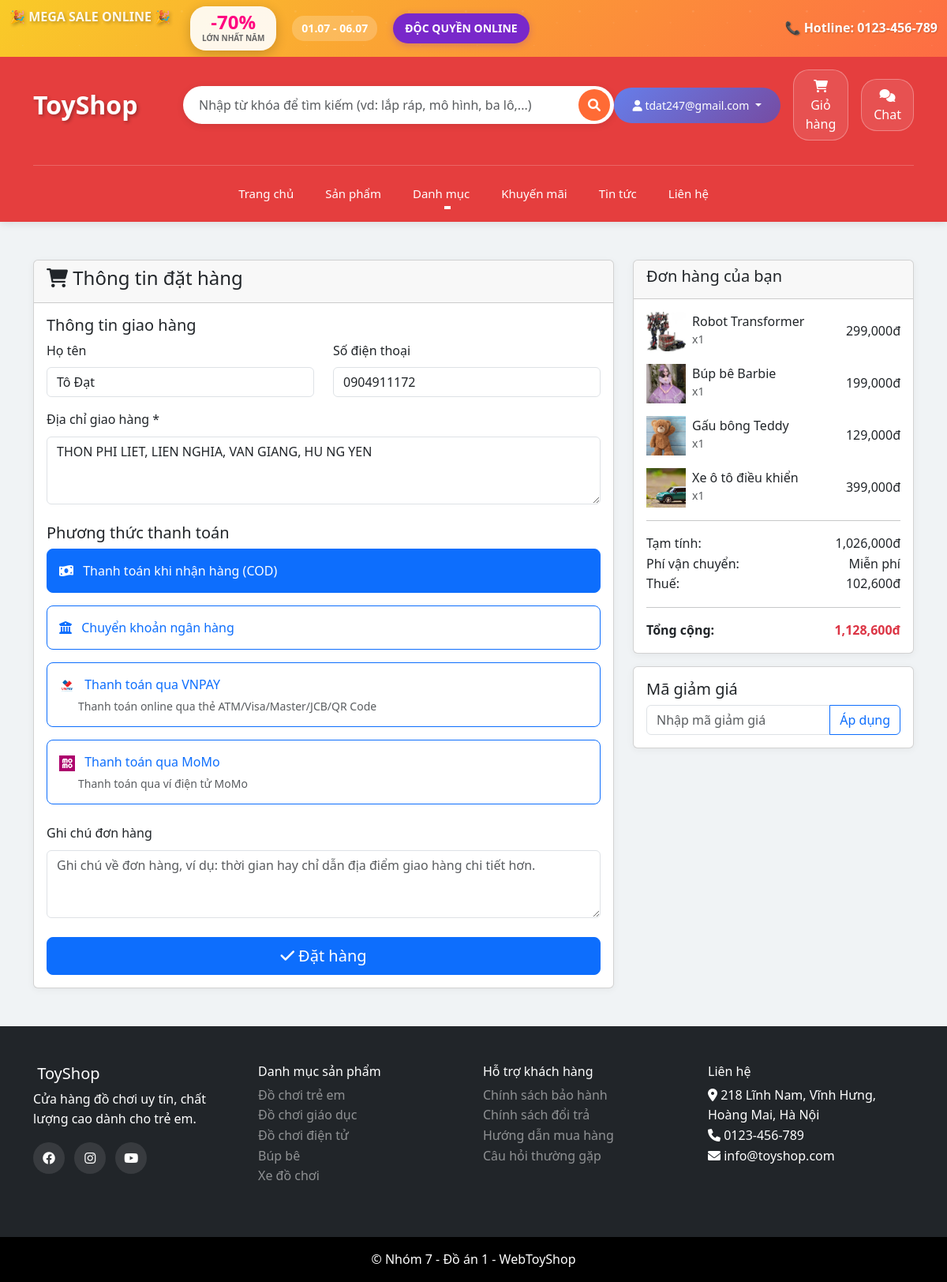
/checkout.php (signed in), run on the app's committed database.
### tables this page shows
CREATE TABLE `customers` (
  `id` int(11) NOT NULL,
  `account_id` int(11) DEFAULT NULL,
  `full_name` varchar(100) NOT NULL,
  `email` varchar(100) NOT NULL,
  `phone` varchar(20) DEFAULT NULL,
  `address` text DEFAULT NULL,
  `avatar` varchar(255) DEFAULT NULL,
  `date_of_birth` date DEFAULT NULL,
  `gender` enum('male','female','other') DEFAULT NULL,
  `created_at` timestamp NOT NULL DEFAULT current_timestamp()
);

CREATE TABLE `cart` (
  `id` int(11) NOT NULL,
  `customer_id` int(11) DEFAULT NULL,
  `product_id` int(11) DEFAULT NULL,
  `quantity` int(11) NOT NULL DEFAULT 1,
  `created_at` timestamp NOT NULL DEFAULT current_timestamp()
);

CREATE TABLE `products` (
  `id` int(11) NOT NULL,
  `name` varchar(200) NOT NULL,
  `description` text DEFAULT NULL,
  `price` decimal(10,2) NOT NULL,
  `sale_price` decimal(10,2) DEFAULT NULL,
  `category_id` int(11) DEFAULT NULL,
  `image` varchar(255) DEFAULT NULL,
  `stock_quantity` int(11) DEFAULT 0,
  `status` enum('active','inactive') DEFAULT 'active',
  `featured` tinyint(1) DEFAULT 0,
  `created_at` timestamp NOT NULL DEFAULT current_timestamp()
);

CREATE TABLE `categories` (
  `id` int(11) NOT NULL,
  `name` varchar(100) NOT NULL,
  `description` text DEFAULT NULL,
  `image` varchar(255) DEFAULT NULL,
  `status` enum('active','inactive') DEFAULT 'active',
  `created_at` timestamp NOT NULL DEFAULT current_timestamp()
);

### config/database.php (called while the page is built, shortened)
<?php
$conn = new mysqli(DB_HOST, DB_USER, DB_PASS, DB_NAME);
$conn->set_charset("utf8mb4");
function executeQuery($sql, $params = []) {
    global $conn;
    $stmt = $conn->prepare($sql);
    if (!$stmt->execute()) {
        error_log("Execute failed: " . $stmt->error);
        $stmt->close();
        return false;
    }
    if (strpos(strtoupper($sql), 'SELECT') === 0) {
        $result = $stmt->get_result();
        return $result;
    }
    return true;
}
function fetchAll($sql, $params = []) {
    $result = executeQuery($sql, $params);
    $data = [];
    if ($result && $result !== true) {
        while ($row = $result->fetch_assoc()) {
            $data[] = $row;
        }
    }
    return $data;
}
?>

### checkout.php (the view, shortened to what this page needs)
<?php
require_once 'config/database.php';
include 'includes/header.php';
$customer_id = $_SESSION['customer_id'];
$cart_items = [];
$cart_query = "SELECT c.*, p.name, p.price, p.image, p.stock_quantity
               FROM cart c
               JOIN products p ON c.product_id = p.id
               WHERE c.customer_id = ?";
if ($cart_stmt = $conn->prepare($cart_query)) {
    $cart_stmt->bind_param("i", $customer_id);
    $cart_stmt->execute();
    $result = $cart_stmt->get_result();
    $cart_items = $result->fetch_all(MYSQLI_ASSOC);
} else {
    die("Lỗi truy vấn: " . $conn->error);
}
$subtotal = 0;
foreach ($cart_items as $item) {
    $subtotal += $item['price'] * $item['quantity'];
}
$shipping_fee = $subtotal > 500000 ? 0 : 30000;
$tax = $subtotal * 0.1;
$total = $subtotal + $shipping_fee + $tax;
$customer = [];
$customer_query = "SELECT c.full_name, c.phone, c.address, c.email
                  FROM customers c
                  WHERE c.id = ?";
if ($customer_stmt = $conn->prepare($customer_query)) {
    $customer_stmt->bind_param("i", $customer_id);
    $customer_stmt->execute();
    $result = $customer_stmt->get_result();
    $customer = $result->fetch_assoc();
} else {
    die("Lỗi truy vấn: " . $conn->error);
}
?>
<div class="container my-5">
    <div class="row">
        <div class="col-md-8">
            <div class="card">
                <div class="card-header">
                    <h4><i class="fas fa-shopping-cart"></i> Thông tin đặt hàng</h4>
                </div>
                <div class="card-body">
                    <form method="POST" id="checkoutForm">
                        <div class="mb-4">
                            <h5>Thông tin giao hàng</h5>
                            <div class="row">
                                <div class="col-md-6">
                                    <label class="form-label">Họ tên</label>
                                    <input type="text" class="form-control" value="<?php echo htmlspecialchars($customer['full_name']); ?>" readonly>
                                </div>
                                <div class="col-md-6">
                                    <label class="form-label">Số điện thoại</label>
                                    <input type="text" class="form-control" value="<?php echo htmlspecialchars($customer['phone']); ?>" readonly>
                                </div>
                            </div>
                            <div class="mt-3">
                                <label class="form-label">Địa chỉ giao hàng *</label>
                                <textarea name="shipping_address" class="form-control" rows="3" required><?php echo htmlspecialchars($customer['address']); ?></textarea>
                            </div>
                        </div>
                        <div class="mb-4">
                            <h5>Phương thức thanh toán</h5>
                            <div class="payment-methods">
                                <div class="payment-method">
                                    <label class="btn btn-outline-primary w-100 text-start" for="cod">
                                        <i class="fas fa-money-bill-wave"></i>
                                        <span class="ms-2">Thanh toán khi nhận hàng (COD)</span>
                                    </label>
                                </div>
                                <div class="payment-method mt-3">
                                    <label class="btn btn-outline-primary w-100 text-start" for="bank_transfer">
                                        <i class="fas fa-university"></i>
                                        <span class="ms-2">Chuyển khoản ngân hàng</span>
                                    </label>
                                </div>
                                <div class="payment-method mt-3">
                                    <label class="btn btn-outline-primary w-100 text-start" for="vnpay">
                                        <img src="assets/img/vnpay-logo.jpg" alt="VNPAY" height="20">
                                        <span class="ms-2">Thanh toán qua VNPAY</span>
                                        <small class="d-block ms-4 text-muted">Thanh toán online qua thẻ ATM/Visa/Master/JCB/QR Code</small>
                                    </label>
                                </div>
                                <div class="payment-method mt-3">
                                    <label class="btn btn-outline-primary w-100 text-start" for="momo">
                                        <img src="assets/img/momo-logo.jpg" alt="MoMo" height="20">
                                        <span class="ms-2">Thanh toán qua MoMo</span>
                                        <small class="d-block ms-4 text-muted">Thanh toán qua ví điện tử MoMo</small>
                                    </label>
                                </div>
                            </div>
                        </div>
                        <div class="mb-4">
                            <label class="form-label">Ghi chú đơn hàng</label>
                            <textarea name="notes" class="form-control" rows="3" placeholder="Ghi chú về đơn hàng, ví dụ: thời gian hay chỉ dẫn địa điểm giao hàng chi tiết hơn."></textarea>
                        </div>
                        <button type="submit" class="btn btn-primary btn-lg w-100">
                            <i class="fas fa-check"></i> Đặt hàng
                        </button>
                    </form>
                </div>
            </div>
        </div>
        <div class="col-md-4">
            <div class="card">
                <div class="card-header">
                    <h5>Đơn hàng của bạn</h5>
                </div>
                <div class="card-body">
                    <?php foreach ($cart_items as $item): ?>
                        <div class="d-flex justify-content-between align-items-center mb-3">
                            <div class="d-flex align-items-center">
                                <img src="assets/img/<?php echo htmlspecialchars($item['image']); ?>" alt="" class="me-2" style="width: 50px; height: 50px; object-fit: cover;">
                                <div>
                                    <h6 class="mb-0"><?php echo htmlspecialchars($item['name']); ?></h6>
                                    <small class="text-muted">x<?php echo $item['quantity']; ?></small>
                                </div>
                            </div>
                            <span><?php echo number_format($item['price'] * $item['quantity']); ?>đ</span>
                        </div>
                    <?php endforeach; ?>
                    <hr>
                    <div class="d-flex justify-content-between">
                        <span>Tạm tính:</span>
                        <span><?php echo number_format($subtotal); ?>đ</span>
                    </div>
                    <div class="d-flex justify-content-between">
                        <span>Phí vận chuyển:</span>
                        <span><?php echo $shipping_fee > 0 ? number_format($shipping_fee) . 'đ' : 'Miễn phí'; ?></span>
                    </div>
                    <div class="d-flex justify-content-between">
                        <span>Thuế:</span>
                        <span><?php echo number_format($tax); ?>đ</span>
                    </div>
                    <hr>
                    <div class="d-flex justify-content-between fw-bold">
                        <span>Tổng cộng:</span>
                        <span class="text-danger"><?php echo number_format($total); ?>đ</span>
                    </div>
                </div>
            </div>
            <div class="card mt-3 position-relative">
                <div class="card-body">
                    <h5 class="card-title">Mã giảm giá</h5>
                    <div class="input-group">
                        <input type="text" class="form-control" id="couponCode" placeholder="Nhập mã giảm giá" autocomplete="off" onfocus="showDiscountSuggestions2()" oninput="filterDiscountSuggestions2()">
                        <button class="btn btn-outline-primary" type="button" onclick="applyCoupon()">
                            Áp dụng
                        </button>
                    </div>
                </div>
            </div>
        </div>
    </div>
</div>
<div class="position-fixed bottom-0 end-0 p-3" style="z-index: 1100">
</div>
<?php include 'includes/footer.php'; ?>

### includes/footer.php (shortened to what this page needs)
    <footer class="footer bg-dark text-white mt-5">
        <div class="container py-5">
            <div class="row">
                <div class="col-md-3">
                    <h5><i class="fas fa-toy-brick"></i> ToyShop</h5>
                    <p>Cửa hàng đồ chơi uy tín, chất lượng cao dành cho trẻ em.</p>
                    <div class="social-links">
                        <a href="#" class="text-white me-2"><i class="fab fa-facebook"></i></a>
                        <a href="#" class="text-white me-2"><i class="fab fa-instagram"></i></a>
                        <a href="#" class="text-white me-2"><i class="fab fa-youtube"></i></a>
                    </div>
                </div>
                <div class="col-md-3">
                    <h6>Danh mục sản phẩm</h6>
                    <ul class="list-unstyled">
                        <?php
                        $categories = fetchAll("SELECT * FROM categories WHERE status = 'active' LIMIT 5");
                        foreach ($categories as $category):
                        ?>
                            <li><a href="category.php?id=<?php echo $category['id']; ?>" class="text-white-50"><?php echo $category['name']; ?></a></li>
                        <?php endforeach; ?>
                    </ul>
                </div>
                <div class="col-md-3">
                    <h6>Hỗ trợ khách hàng</h6>
                    <ul class="list-unstyled">
                        <li><a href="#" class="text-white-50">Chính sách bảo hành</a></li>
                        <li><a href="#" class="text-white-50">Chính sách đổi trả</a></li>
                        <li><a href="#" class="text-white-50">Hướng dẫn mua hàng</a></li>
                        <li><a href="#" class="text-white-50">Câu hỏi thường gặp</a></li>
                    </ul>
                </div>
                <div class="col-md-3">
                    <h6>Liên hệ</h6>
                    <ul class="list-unstyled">
                        <li><i class="fas fa-map-marker-alt"></i> 218 Lĩnh Nam, Vĩnh Hưng, Hoàng Mai, Hà Nội</li>
                        <li><i class="fas fa-phone"></i> 0123-456-789</li>
                        <li><i class="fas fa-envelope"></i> info@toyshop.com</li>
                    </ul>
                </div>
            </div>
        </div>
        <div class="footer-bottom bg-black py-3">
            <div class="container">
                <div class="row align-items-center">
                    <div class="col-12 text-center">
                        <p class="mb-0">&copy; Nhóm 7 - Đồ án 1 - WebToyShop</p>
                    </div>
                </div>
            </div>
        </div>
    </footer>
</body>
</html>

### assets/css/style.css (style rules this page uses)
:root { --primary-color: #007bff; --secondary-color: #6c757d; --success-color: #28a745; --danger-color: #dc3545; --warning-color: #ffc107; --info-color: #17a2b8; --light-color: #da4167; --dark-color: #343a40; --bg-color: #f7f8f9; }
body { font-family: "Segoe UI", Tahoma, Geneva, Verdana, sans-serif; line-height: 1.6; background-color: var(--bg-color); }
.footer { margin-top: auto; }
.social-links a { display: inline-block; width: 40px; height: 40px; line-height: 40px; text-align: center; border-radius: 50%; background: rgba(255, 255, 255, 0.1); transition: all 0.3s ease; }
.card { transition: all 0.3s ease; }
.card, .product-card, .category-card .card, .account-card { background-color: #ffffff; box-shadow: 0 2px 10px rgba(0, 0, 0, 0.05); }

### assets/css/custom.css (style rules this page uses)
body { background-color: #f0f3f5; }
.card, .product-card, .category-card .card, .account-card { background-color: #ffffff; box-shadow: 0 2px 10px rgba(0, 0, 0, 0.05); }

### checkout.php (style rules this page uses)
.payment-method label { padding: 15px; border-radius: 8px; transition: all 0.3s ease; }
.btn-check:checked + label { background-color: #e7f1ff; border-color: #0d6efd; }
.payment-method small { margin-top: 5px; }
.payment-method img { vertical-align: middle; }

### includes/footer.php (style rules this page uses)
.footer a { text-decoration: none !important; }

### data on the page
customers: full_name "Tô Đạt", phone "0904911172", shipping_address "THON PHI LIET, LIEN NGHIA, VAN GIANG, HU NG YEN"
cart: product.image (picture), product.name "Robot Transformer", quantity "1", $item['price'] * $item['quantity'] "299,000"
cart: product.image (picture), product.name "Búp bê Barbie", quantity "1", $item['price'] * $item['quantity'] "199,000"
cart: product.image (picture), product.name "Gấu bông Teddy", quantity "1", $item['price'] * $item['quantity'] "129,000"
cart: product.image (picture), product.name "Xe ô tô điều khiển", quantity "1", $item['price'] * $item['quantity'] "399,000"
categories: name "Đồ chơi trẻ em"
categories: name "Đồ chơi giáo dục"
categories: name "Đồ chơi điện tử"
categories: name "Búp bê"
categories: name "Xe đồ chơi"

### other printed values
$_SESSION['customer_name'] "tdat247@gmail.com"
$subtotal "1,026,000"
$tax "102,600"
$total "1,128,600"
